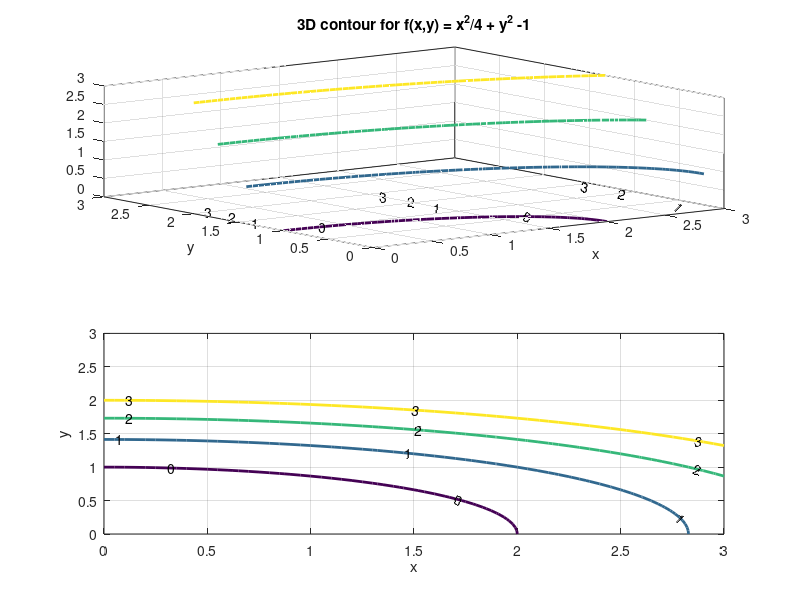

Here is the MATLAB script that generated this plot: (Note: this script raises an error after producing the figure.)
x=0:.05:3;
y=0:0.05:3;
[X Y]=meshgrid(x,y);
%fval=f42(X,Y);
fval=0.25*X.*X + Y.*Y -1;

subplot(2,1,1)
[c1,h1]= contour3(x,y,fval,[0 1 2 3]);
set(h1,'LineWidth',2);
clabel(c1);
xlabel('x');
ylabel('y');
title('3D contour for f(x,y) = x^2/4 + y^2 -1');
subplot(2,1,2)
[c2,h2]=contour(x,y,fval,[0 1 2 3]);
set(h2,'LineWidth',2);
clabel(c2)
xlabel('x');
ylabel('y');
%text(0.5,2.5,'2D contour');
grid

% identify a point on contour f = 0
xf0 = 1.0;
syms f xx yy;
f=0.25*xx*xx + yy*yy -1;
fy0=subs(f,xx,xf0);
yf0=solve(fy0,yy);
yf0d=double(yf0(1));

% identify a point on contour f = 2
xf2 = 2.0;
sym fxy2;
fxy2=0.25*xx*xx + yy*yy -1-2;

fy2=subs(fxy2,xx,xf2);
yf2=solve(fy2,yy);
yf2d=double(yf2(1));

% draw line in both plots
subplot(2,1,1)
line([xf0 xf2],[yf0d yf2d],[0 2],'Color','b','LineWidth',2);

subplot(2,1,2)
line([xf0 xf2],[yf0d yf2d],'Color','b','LineWidth',2);

fxy02=subs(f,{xx,yy},{xf2,yf0d});
line([xf0 xf2],[yf0d yf0d],'Color','g', ...
   'LineWidth',2,'LineStyle','--')
line([xf2 xf2],[yf0d yf2d],'Color','g', ...
   'LineWidth',2,'LineStyle','--')

%funct=0.25*X.*X + Y.*Y -1;
%[px,py]=gradient(funct,0.5,0.5);
%subplot(2,1,1)
%quiver(px,py)
axis square
